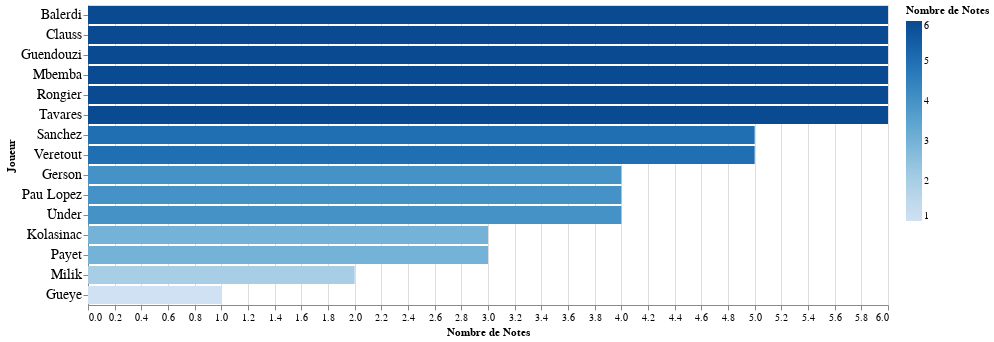

The code cell stored with this chart in its notebook:
### Code cell
by_joueur = notation_saison.groupby("Joueur").agg({"Note_num": ["count", "mean"]})
by_joueur.columns = by_joueur.columns.droplevel()
by_joueur.reset_index(inplace=True)

alt.Chart(by_joueur).mark_bar().encode(
    x=alt.X("count:Q", title="Nombre de Notes"),
    y=alt.Y(
        field="Joueur", 
        type="ordinal", 
        sort="-x",
        axis=alt.Axis(labelFontSize=14)
    ),
    color=alt.Color("count:Q", title="Nombre de Notes", scale=alt.Scale(scheme="blues")),
    tooltip=["Joueur", alt.Tooltip("count:Q", title="# Notes")]
).configure_header(
    titleColor='green',
    titleFontSize=14,
    labelColor='red',
    labelFontSize=14
).configure_view(
    width=800
)

### Figure 1 — Vega-Lite specification as saved in the notebook (floating-point values rounded to 4 significant figures)
{"config": {"view": {"continuousWidth": 400, "continuousHeight": 300, "width": 800}, "header": {"labelColor": "red", "labelFontSize": 14, "titleColor": "green", "titleFontSize": 14}}, "data": {"name": "data-fea78342aeb96ff8cf73e21e7ab8254c"}, "mark": "bar", "encoding": {"color": {"field": "count", "scale": {"scheme": "blues"}, "title": "Nombre de Notes", "type": "quantitative"}, "tooltip": [{"field": "Joueur", "type": "nominal"}, {"field": "count", "title": "# Notes", "type": "quantitative"}], "x": {"field": "count", "title": "Nombre de Notes", "type": "quantitative"}, "y": {"axis": {"labelFontSize": 14}, "field": "Joueur", "sort": "-x", "type": "ordinal"}}, "$schema": "https://vega.github.io/schema/vega-lite/v4.17.0.json", "datasets": {"data-fea78342aeb96ff8cf73e21e7ab8254c": [{"Joueur": "Balerdi", "count": 6, "mean": 2.667}, {"Joueur": "Clauss", "count": 6, "mean": 3.133}, {"Joueur": "Gerson", "count": 4, "mean": 2.5}, {"Joueur": "Guendouzi", "count": 6, "mean": 3.3}, {"Joueur": "Gueye", "count": 1, "mean": 4.0}, {"Joueur": "Kolasinac", "count": 3, "mean": 3.2}, {"Joueur": "Mbemba", "count": 6, "mean": 3.6}, {"Joueur": "Milik", "count": 2, "mean": 1.8}, {"Joueur": "Pau Lopez", "count": 4, "mean": 3.25}, {"Joueur": "Payet", "count": 3, "mean": 3.467}, {"Joueur": "Rongier", "count": 6, "mean": 3.133}, {"Joueur": "Sanchez", "count": 5, "mean": 3.24}, {"Joueur": "Tavares", "count": 6, "mean": 3.6}, {"Joueur": "Veretout", "count": 5, "mean": 2.68}, {"Joueur": "Ünder", "count": 4, "mean": 2.3}]}}
